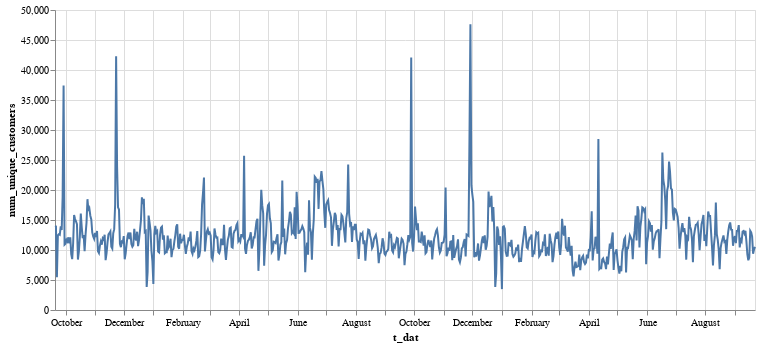

The code cell stored with this chart in its notebook:
### Code cell
alt.Chart(df_sales).mark_line().encode(
    x="t_dat", y="num_unique_customers", tooltip=["t_dat"]
).properties(width=700)

### Figure 1 — Vega-Lite specification as saved in the notebook (floating-point values rounded to 4 significant figures; data arrays with more than 128 entries replaced by an {"elided": "..."} marker saying what was removed)
{"$schema": "https://vega.github.io/schema/vega-lite/v4.17.0.json", "config": {"view": {"continuousHeight": 300, "continuousWidth": 400}}, "data": {"name": "data-7672d2c0366f177ce6c00e32a0b5646c"}, "datasets": {"data-7672d2c0366f177ce6c00e32a0b5646c": {"elided": "734 records"}}, "encoding": {"tooltip": [{"field": "t_dat", "type": "temporal"}], "x": {"field": "t_dat", "type": "temporal"}, "y": {"field": "num_unique_customers", "type": "quantitative"}}, "mark": "line", "width": 700}
